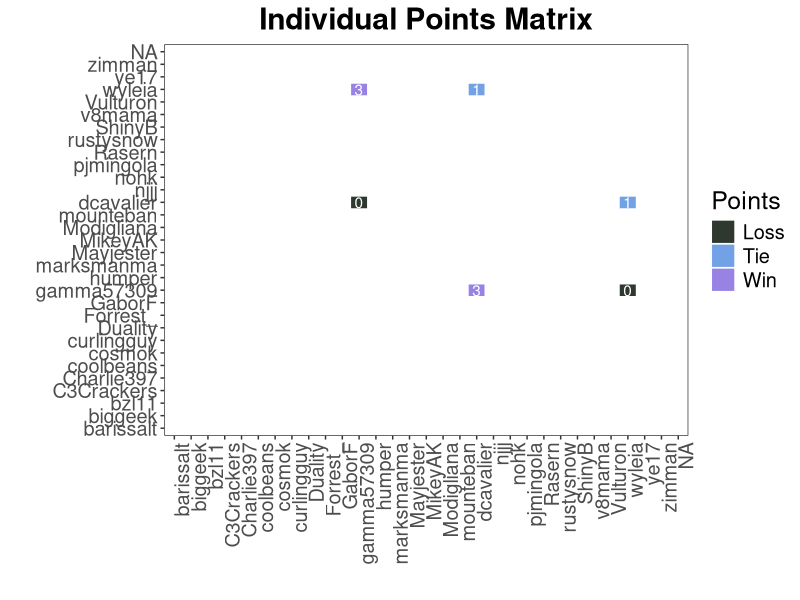
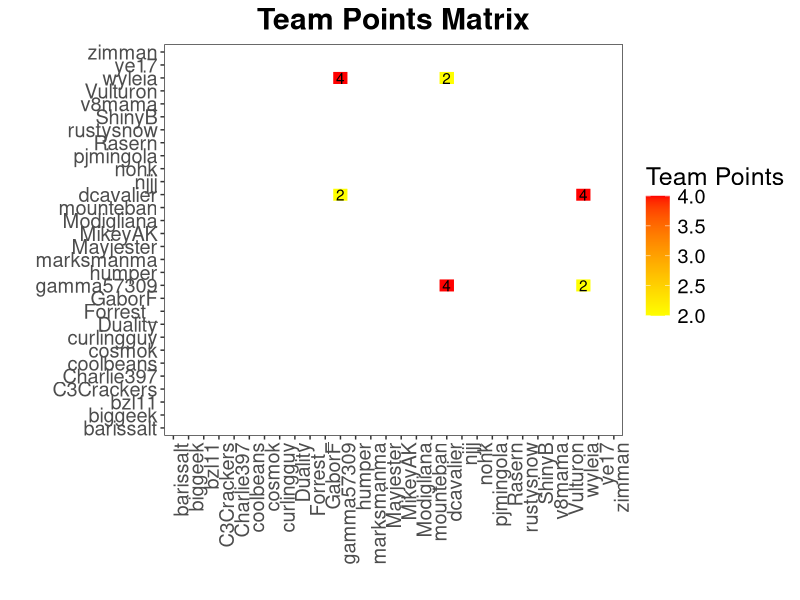
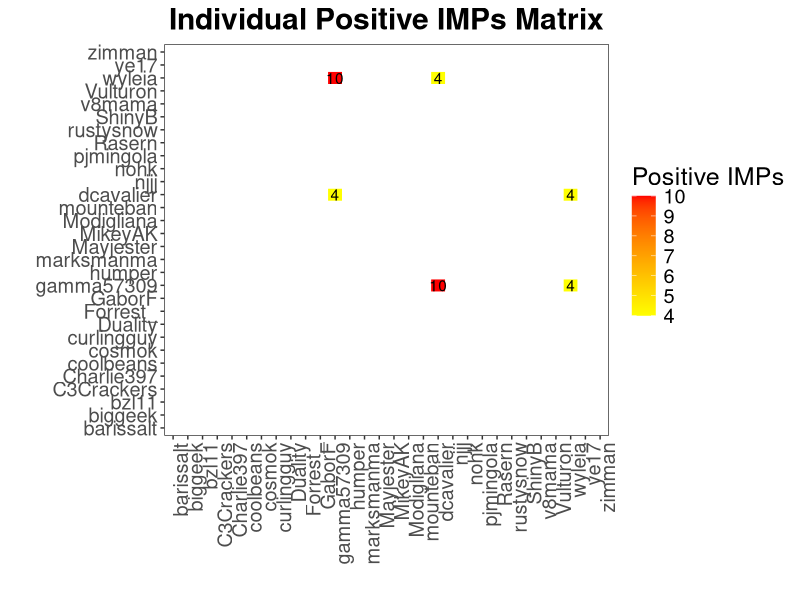
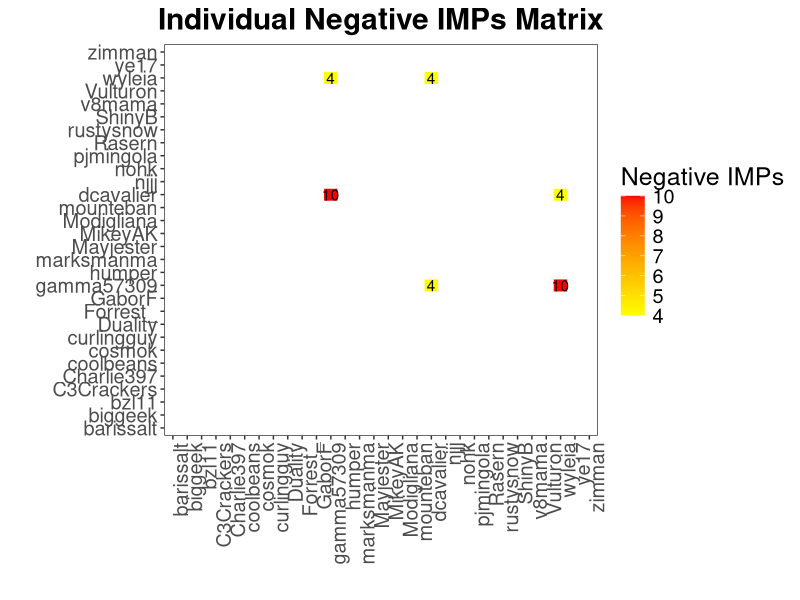

The R script that drew these images, in order:
## ---- chunk 1
knitr::opts_chunk$set(echo = TRUE)
## ---- chunk 2
library(dplyr)
library(ggplot2)
library(kableExtra)

player.list <- c("barissalt",
                 "biggeek",
                 "bzl11",
                 "C3Crackers",
                 "Charlie397",
                 "coolbeans",
                 "cosmok",
                 "curlingguy",
                 "Duality",
                 "Forrest_",
                 "GaborF",
                 "gamma57309",
                 "humper",
                 "marksmanma",
                 "Mayjester",
                 "MikeyAK",
                 "Modigliana",
                 "mounteban",
                 "dcavalier",
                 "njjj",
                 "nohk",
                 "pjmingola",
                 "Rasern",
                 "rustysnow",
                 "ShinyB",
                 "v8mama",
                 "Vulturon",
                 "wyleia",
                 "ye17",
                 "zimman")

## Teams
blue <- c("nohk",
                 "pjmingola",
                 "Rasern",
                 "ye17",
                 "zimman")
red <- c("MikeyAK",
                 "Modigliana",
                 "mounteban",
                 "dcavalier",
                 "njjj")
orange <- c("barissalt",
                 "biggeek",
                 "bzl11",
                 "C3Crackers",
                 "Charlie397")
purple <- c("GaborF",
                 "gamma57309",
                 "humper",
                 "marksmanma",
                 "Mayjester")
yellow <- c("rustysnow",
                 "ShinyB",
                 "v8mama",
                 "Vulturon",
                 "wyleia")
green <- c("coolbeans",
                 "cosmok",
                 "curlingguy",
                 "Duality",
                 "Forrest_")


indivpts <- function(results){
  results$IndPtsP1 <- 0
  for(i in 1:nrow(results)){
    ifelse(results$PosIMPsP1[i] == results$NegIMPsP1[i], 
           results$IndPtsP1[i] <- 1,
           ifelse(results$PosIMPsP1[i] > results$NegIMPsP1[i],
                  results$IndPtsP1[i] <- 3,
                  results$IndPtsP1[i] <- 0))
  }
  return(results)
}

p2results <- function(results){
  if(results[6] == "Y"){
    p2r <- c(results[2],
             results[1],
             0,
             results[5],
             results[4],
             "Y",
             0)
  } else {
    indpts <- ifelse(results[5] == results[4], 1, 
                     ifelse(results[5] > results[4], 3, 0))
    p2r <- c(results[2],
             results[1],
             6 - results[3],
             results[5],
             results[4],
             "N",
             indpts)
  }
  return(p2r)
}

getoutput <- function(results, out) {
  starting.out <- out
  for(i in 1:nrow(results)){
    starting.out[starting.out$Player1 == results$Player1[i] &
                 starting.out$Player2 == results$Player2[i],] <- results[i,]
    starting.out[starting.out$Player1 == results$Player2[i] &
                   starting.out$Player2 == results$Player1[i],] <- p2results(results[i,])
  }
  starting.out$TeamPtsP1 <- as.numeric(starting.out$TeamPtsP1)
  starting.out$PosIMPsP1 <- as.numeric(starting.out$PosIMPsP1)
  starting.out$NegIMPsP1 <- as.numeric(starting.out$NegIMPsP1)
  return(starting.out)
}

makeplots <- function(output) {
  output$IndPtsP1 <- as.factor(output$IndPtsP1)
  
  indpts <- ggplot(output, (aes(x = Player1, y = Player2, fill = IndPtsP1))) +
    geom_tile(color = "white", size = .25) +
    geom_text(data = output[output$IndPtsP1 != -1,], aes(label = IndPtsP1), color = "white") + theme_bw() +
    theme(text = element_text(size = 18),
          axis.text.x = element_text(angle = 90, hjust = 1),
          plot.title = element_text(hjust = 0.5, face = "bold"),
          panel.grid.major = element_blank(),
          panel.grid.minor = element_blank()) +
    xlab("") + ylab("") +
    ggtitle("Individual Points Matrix") +
    scale_fill_manual(values = c("#2E382E", "#72A1E5", "#9883E5"),
                      name = "Points",
                      labels = c("Loss", "Tie", "Win"),
                      na.value = "white",
                      na.translate = FALSE)
  
  posimps <- ggplot(output, (aes(x = Player1, y = Player2, fill = PosIMPsP1))) +
    geom_tile(color = "white", size = .25) +
    geom_text(data = output[!is.na(output$PosIMPsP1),], aes(label = PosIMPsP1)) + theme_bw() +
    theme(text = element_text(size = 18),
          axis.text.x = element_text(angle = 90, hjust = 1),
          plot.title = element_text(hjust = 0.5, face = "bold"),
          panel.grid.major = element_blank(),
          panel.grid.minor = element_blank()) +
    xlab("") + ylab("") +
    ggtitle("Individual Positive IMPs Matrix") +
    scale_fill_gradient(low = "yellow", high = "red", na.value = "white", name = "Positive IMPs")

  negimps <- ggplot(output, (aes(x = Player1, y = Player2, fill = NegIMPsP1))) +
    geom_tile(color = "white", size = .25) +
    geom_text(data = output[!is.na(output$NegIMPsP1),], aes(label = NegIMPsP1)) + theme_bw() +
    theme(text = element_text(size = 18),
          axis.text.x = element_text(angle = 90, hjust = 1),
          plot.title = element_text(hjust = 0.5, face = "bold"),
          panel.grid.major = element_blank(),
          panel.grid.minor = element_blank()) +
    xlab("") + ylab("") +
    ggtitle("Individual Negative IMPs Matrix") +
    scale_fill_gradient(low = "yellow", high = "red", na.value = "white", name = "Negative IMPs")
  
  teampts <- ggplot(output, (aes(x = Player1, y = Player2, fill = TeamPtsP1))) +
    geom_tile(color = "white", size = .25) +
    geom_text(data = output[!is.na(output$TeamPtsP1),], aes(label = TeamPtsP1)) + theme_bw() +
    theme(text = element_text(size = 18),
          axis.text.x = element_text(angle = 90, hjust = 1),
          plot.title = element_text(hjust = 0.5, face = "bold"),
          panel.grid.major = element_blank(),
          panel.grid.minor = element_blank()) +
    xlab("") + ylab("") +
    ggtitle("Team Points Matrix") +
    scale_fill_gradient(low = "yellow", high = "red", na.value = "white", name = "Team Points")
  
  plot.list <- list(indpts, posimps, negimps, teampts)
}

summarytables <- function(output){
  indiv <- output %>% group_by(Player1) %>% summarise("Individual Points" = sum(IndPtsP1, na.rm = TRUE),
                                                      "Team Points" = sum(TeamPtsP1, na.rm = TRUE))
  colnames(indiv)[1] <- c("Player")
  return(indiv)
}

starting.out <- expand.grid(player.list, player.list)
colnames(starting.out) <- c("Player1", "Player2")
starting.out <- starting.out[starting.out$Player1 != starting.out$Player2,]
starting.out$TeamPtsP1 <- rep(NA, nrow(starting.out))
starting.out$PosIMPsP1 <- rep(NA, nrow(starting.out))
starting.out$NegIMPsP1 <- rep(NA, nrow(starting.out))
starting.out$Forfeit <- rep("N", nrow(starting.out))
starting.out$IndPtsP1 <- rep(NA, nrow(starting.out))

results <- data.frame(Player1 = c("gamma57309","wyleia","dcavalier"),
                      Player2 = c("wyleia", "dcavalier", "gamma57309"),
                      TeamPtsP1 = as.numeric(c(4,4,4)),
                      PosIMPsP1 = as.numeric(c(10,4,10)),
                      NegIMPsP1 = as.numeric(c(4,4,4)),
                      Forfeit = c("N", "N", "N"),
                      stringsAsFactors = FALSE)

results <- indivpts(results)
big.output <- getoutput(results, starting.out)

plots <- makeplots(big.output)
tables <- summarytables(big.output)
## ---- chunk 3
tables %>% 
  kable("html") %>% 
  kable_styling(font_size = 18, full_width = F) %>%
  row_spec(which(tables$Player %in% blue), color = "#3498db") %>%
  row_spec(which(tables$Player %in% green), color = "#1f8b4c") %>%
  row_spec(which(tables$Player %in% yellow), color = "#f1c40f") %>%
  row_spec(which(tables$Player %in% purple), color = "#71368a") %>%
  row_spec(which(tables$Player %in% red), color = "red") %>%
  row_spec(which(tables$Player %in% orange), color = "orange") 
## ---- chunk 4
print(plots[[1]])
## ---- chunk 5
print(plots[[4]])
## ---- chunk 6
print(plots[[2]])
## ---- chunk 7
print(plots[[3]])
